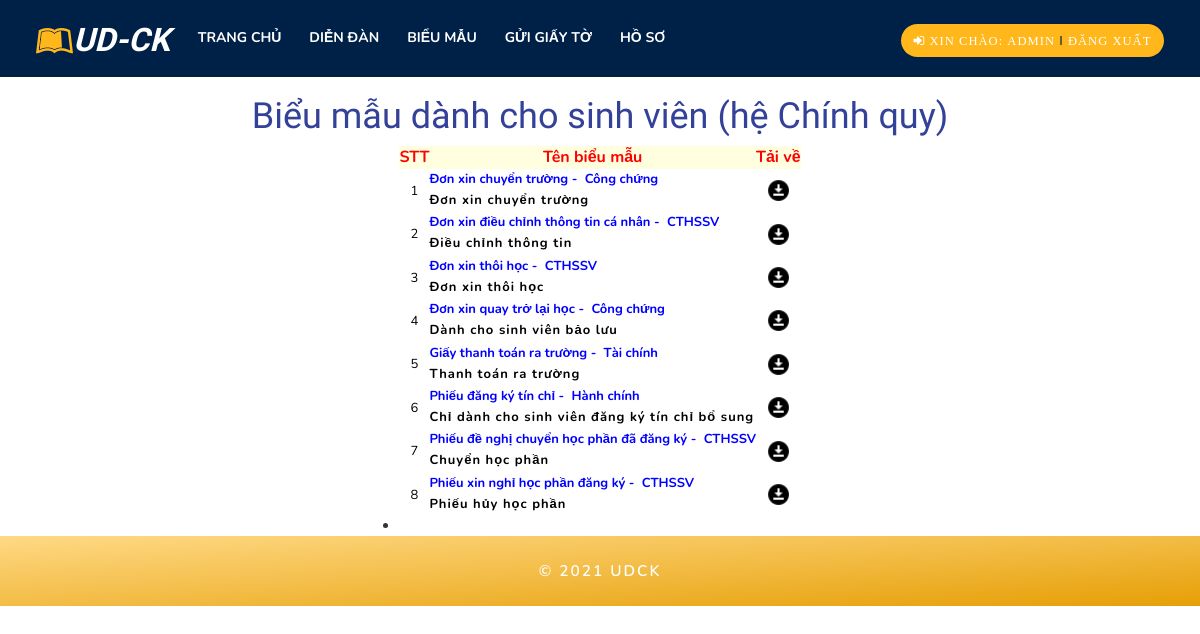
The app's page /papers.php (signed in) with its own data.
### tables this page shows
CREATE TABLE IF NOT EXISTS `tbl_papers` (
`papersId` int(11) NOT NULL,
  `papersName` varchar(255) NOT NULL,
  `departmentId` int(11) NOT NULL,
  `papers_desc` varchar(255) NOT NULL,
  `file` varchar(255) NOT NULL
);

CREATE TABLE IF NOT EXISTS `tbl_department` (
`departmentId` int(11) NOT NULL,
  `departmentName` varchar(255) NOT NULL
);

### lib/session.php (called while the page is built, shortened)
<?php
class Session{
 public static function get($key){
    if (isset($_SESSION[$key])) {
     return $_SESSION[$key];
    } else {
     return false;
    }
 }
}
?>

### lib/database.php (called while the page is built, shortened)
<?php
Class Database{
   public $host   = DB_HOST;
   public $user   = DB_USER;
   public $pass   = DB_PASS;
   public $dbname = DB_NAME;
   public $link;
private function connectDB(){
   $this->link = new mysqli($this->host, $this->user, $this->pass,
    $this->dbname);
 }
public function select($query){
  $result = $this->link->query($query) or
   die($this->link->error.__LINE__);
  if($result->num_rows > 0){
    return $result;
  } else {
    return false;
  }
 }
}

### classes/papers.php (called while the page is built, shortened)
<?php
	$filepath = realpath(dirname(__FILE__));
	include_once ($filepath.'/../lib/database.php');
?>
<?php
	class papers
	{
		private $db;
		public function __construct()
		{
			$this->db = new Database();
		}
		public function show_papers(){
			$query = "
			SELECT tbl_papers.*, tbl_department.departmentName
			FROM tbl_papers INNER JOIN tbl_department ON tbl_papers.departmentId = tbl_department.departmentId
			order by tbl_papers.papersId desc";
			$result = $this->db->select($query);
			return $result;
		}
	}
?>

### papers.php (the view, shortened to what this page needs)
<?php
    include './lib/session.php';
?>
<?php include './classes/papers.php';?>
<!DOCTYPE html>
<html lang="zxx">
<head>
	<link rel="stylesheet" href="css/bootstrap.css">
	<link rel="stylesheet" href="css/style.css" type="text/css" media="all" />
	<link rel="stylesheet" href="css/font-awesome.css">
	<link rel="stylesheet" href="css/swipebox.css">
	<link rel="stylesheet" href="css/jquery-ui.css" />
	</head>
<body>
<div class="main_section_agile" id="home">
	<div class="agileits_w3layouts_banner_nav">
		<nav class="navbar navbar-default">
			<div class="navbar-header navbar-left">
			<h1><a class="navbar-brand" href="index.php"><i class="fa fa-leanpub" aria-hidden="true"></i>ud-ck</a></h1>
			</div>
			<ul class="agile_form" >
				<li><a href="?action=logout" class="active"href="index.php" ><i class="fa fa-sign-in" aria-hidden="true"> Xin chào: <?= Session::get('student_name') ?> <span style="color: #002147;">&#8214;</span>
               ?> Đăng Xuất</i>
			</a>
				</li>
			</ul>
			<div class="collapse navbar-collapse navbar-right" id="bs-example-navbar-collapse-1">
				<nav class="link-effect-2" id="link-effect-2">
					<ul class="nav navbar-nav">
							<li class="effect-3"><a href="trangcon.php" >Trang Chủ</a></li>
						<li><a href="forum.php" class="effect-3 ">Diễn đàn</a></li>
						<li><a href="papers.php" class="effect-3 ">Biểu mẫu</a></li>
						<li><a href="scanf.php" class="effect-3 ">Gửi giấy tờ</a></li>
						<li><a href="profile.php" class="effect-3 ">Hồ Sơ</a></li>
					</ul>
				</nav>
			</div>
		</nav>
	</div>
</div>
<div id="bieumau" style="width:100%;height:100%; justify-content: center;">
	<div id="primary" class="content-area col-sm-8" style="width:100%;height:100%; justify-content: center;">
		<section id="content" role="main" class="clearfix">
			<div id="content-wrap" style="width:100%;height:100%; justify-content: center;">
				<h1 class="page-title" style="color: #344199; margin-top: 20px;margin-bottom: 10px; text-align: center;">Biểu mẫu dành cho sinh viên (hệ Chính quy)</h1>
				<div class="region region-content" style="justify-content: center;justify-items: center;">
					<div id="block-system-main" class="block block-system">
						<div class="content">
							<div class="content">
								<div class="field field-name-body field-type-text-with-summary field-label-hidden">
									<div class="field-items">
										<div class="field-item even" property="content:encoded">
											<table border="0" style="width:100%;height:100%;">
												<tbody>
													<tr>
														<td style="text-align: center; background-color: #ffffe0;">
							    							<span style="color: #ff0000; font-size: 16px;">
							    								<strong>STT</strong>
							    							</span>
							    						</td>
														<td style="text-align: center; background-color: #ffffe0;">
															<span style="color: #ff0000; font-size: 16px;">
																<strong>Tên biểu mẫu</strong>
															</span>
														</td>
														<td style="text-align: center; background-color: #ffffe0;">
															<span style="color: #ff0000; font-size: 16px;">
																<strong>Tải về</strong>
															</span>
														</td>
													</tr>
												<?php
						                        $i = 1;
						                        $paper = new papers();
						                        $get_papers = $paper->show_papers();
						                        if($get_papers){
						                            while($result = $get_papers->fetch_assoc()){
						                    ?>
													<tr>
														<td style="text-align: center;">
															<span style="font-size: small; color: #000000;"><?php echo $i?></span>
														</td>
														<td>
															<strong>
																<span style="color: #0000ff; font-size: small;"><?php echo $result['papersName'] ?> -&nbsp;</span>
															</strong>
															<strong>
																<span style="color: #0000ff; font-size: small;"><?php echo $result['departmentName'] ?> </span>
															</strong>
															<strong>
																<span style="color: #0000ff; font-size: small;"><?php echo $result['papers_desc'] ?></span>
															</strong>
														</td>
														<td><a href="/webthuctap/webthuctap/admin/uploads/<?=$result['file']?>"><img src="images/download.png" width="25" height="25" style="display: block; margin-left: auto; margin-right: auto;"></a>
														</td>
													</tr>
										 <?php
			                        $i++;
			                            }
			                        }
                        		?>
									</tbody>
								</table>
							</div>
						</div>
					</div>
				</div>
				<footer>
					<ul class="links inline">
						<li class="statistics_counter first last">
						</li>
					</ul>
				</footer>
			</div>
		</div>
	</div>
</div>
</section>
</div>
</div>
<div class="clearfix"> </div>
<div class="w3layouts_copy_right">
	<div class="container">
		<p>&copy 2021 UDCK</p>
	</div>
</div>
</body>
</html>

### css/style.css (style rules this page uses)
body { padding:0; margin:0; background:#fff; position:relative; font-family: 'Nunito', sans-serif; }
body a { transition:0.5s all; -webkit-transition:0.5s all; -moz-transition:0.5s all; -o-transition:0.5s all; -ms-transition:0.5s all; }
h1,h2,h3,h4,h5,h6 { margin:0; font-family: 'Exo 2', sans-serif; }
p { margin:0; font-family: 'Nunito', sans-serif; letter-spacing:1px; color:#000000; line-height:1.8em; font-size:1em; }
ul { margin:0; padding:0; }
.main_section_agile { background: #002147; }
.navbar-default { background: none; border: none; }
.navbar { margin-bottom: 0; }
.navbar-collapse { padding: 0; }
.navbar-right { margin-right: 0; }
.navbar-default .navbar-nav > li > a { font-weight: 700; letter-spacing: 1px; }
.navbar-nav > li > a { margin: 0 1.5em; padding: 0 0 0.5em; text-transform: uppercase; }
nav.navbar.navbar-default { background: none; padding: 1.7em 0 0.2em 0; }
.navbar-default .navbar-nav > li > a { color:#fff; }
a.navbar-brand { color: #fff!important; padding: 0; font-size: 0.9em; font-weight: 700; text-transform: uppercase; font-style: italic; }
a.navbar-brand i { color:#ffb71c; }
.navbar-right { float: left !important; }
div#bs-example-navbar-collapse-1 { margin-top: .3em; padding-left: 4em; }
.effect-3 { overflow: hidden; }
.effect-3:before { left: -1px; bottom: 0; width: 100%; height: 2px; background:#ffb71c; content: ''; position: absolute; transition: transform .5s ease; transform: translateX(-100%); -webkit-transform: translateX(-100%); -moz-transform: translateX(-100%); -o-transform: translateX(-100%); -ms-transform: translateX(-100%); }
.agileits_w3layouts_banner_nav { margin: 0 auto; width: 90%; }
ul.agile_form { float: right; padding-top: .5em; }
ul.agile_form li a { background:#ffb71c; color: #fff; font-size: 0.9em; padding: 8px 1em; text-transform: uppercase; letter-spacing: 1px; border-radius: 30px; -webkit-border-radius: 30px; -o-border-radius: 30px; -moz-border-radius: 30px; -ms-border-radius: 30px; }
ul.agile_form li { display:inline-block; list-style:none; }
.w3layouts_copy_right { padding: 1.5em 0; text-align: center; background:-webkit-linear-gradient(#ffd985,#e69f06); background:-moz-linear-gradient(#ffd985,#e69f06); background:-ms-linear-gradient(#ffd985,#e69f06); background: linear-gradient(to right bottom,#ffd985,#e69f06); }
.w3layouts_copy_right p { color: #fff; font-weight: 600; letter-spacing: 2px; font-size: 1.1em; }
@media (max-width: 1440px) { .navbar-nav > li > a { margin: 0 1em; } }
@media (max-width: 1440px) { div#bs-example-navbar-collapse-1 { padding-left: 3em; } }
@media (max-width: 1366px) { .navbar-default .navbar-nav > li > a { letter-spacing: 0px; } }
@media (max-width: 1280px) { .agileits_w3layouts_banner_nav { width: 94%; } }
@media (max-width: 1280px) { div#bs-example-navbar-collapse-1 { padding-left: 1em; } }

### records on screen
tbl_papers: papersName "Đơn xin chuyển trường", departmentId.departmentName "Công chứng", papers_desc "Đơn xin chuyển trường"
tbl_papers: papersName "Đơn xin điều chỉnh thông tin cá nhân", departmentId.departmentName "CTHSSV", papers_desc "Điều chỉnh thông tin"
tbl_papers: papersName "Đơn xin thôi học", departmentId.departmentName "CTHSSV", papers_desc "Đơn xin thôi học"
tbl_papers: papersName "Đơn xin quay trở lại học", departmentId.departmentName "Công chứng", papers_desc "Dành cho sinh viên bảo lưu"
tbl_papers: papersName "Giấy thanh toán ra trường", departmentId.departmentName "Tài chính", papers_desc "Thanh toán ra trường"
tbl_papers: papersName "Phiếu đăng ký tín chỉ", departmentId.departmentName "Hành chính", papers_desc "Chỉ dành cho sinh viên đăng ký tín chỉ bổ sung"
tbl_papers: papersName "Phiếu đề nghị chuyển học phần đã đăng ký", departmentId.departmentName "CTHSSV", papers_desc "Chuyển học phần"
tbl_papers: papersName "Phiếu xin nghỉ học phần đăng ký", departmentId.departmentName "CTHSSV", papers_desc "Phiếu hủy học phần"

### other values on screen
Session::get('student_name') "ADMIN"
